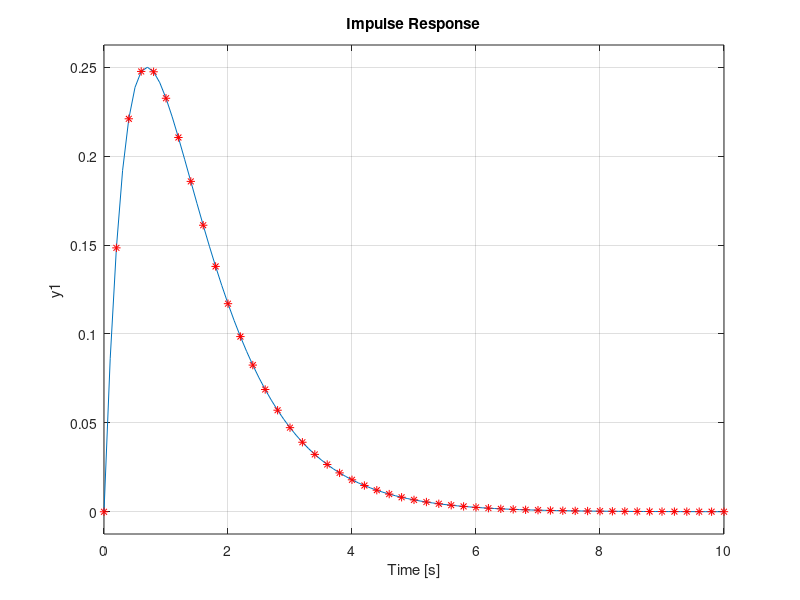
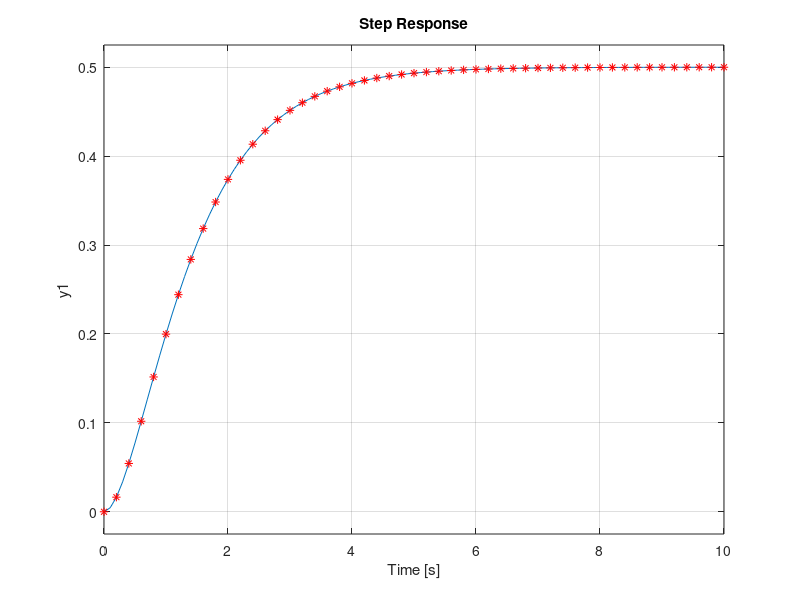

The MATLAB source for these figures, in order:
%%
clear all
close all
clc
G = tf([1],[1 3 2])
impulse(G,10)
hold on;
t=0:0.2:10;
yi = exp(-t) - exp(-2*t);
plot(t, yi, '*r')
%%
clear all
close all
clc
G = tf([1],[1 3 2])
figure
step(G,10)
hold on;
t=0:0.2:10;
yi = exp(-t) - exp(-2*t);
ys=1/2-exp(-t) + 1/2*exp(-2*t);
plot(t, ys, '*r')